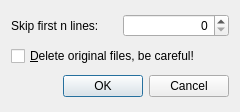
<?xml version="1.0" encoding="UTF-8"?>
<ui version="4.0">
 <class>ConcatenateOptionsDialog</class>
 <widget class="QDialog" name="ConcatenateOptionsDialog">
  <property name="geometry">
   <rect>
    <x>0</x>
    <y>0</y>
    <width>240</width>
    <height>112</height>
   </rect>
  </property>
  <property name="windowTitle">
   <string>Concatenate Files</string>
  </property>
  <property name="sizeGripEnabled">
   <bool>false</bool>
  </property>
  <property name="modal">
   <bool>true</bool>
  </property>
  <layout class="QVBoxLayout">
   <item>
    <layout class="QHBoxLayout">
     <item>
      <widget class="QLabel" name="label">
       <property name="text">
        <string>Skip first n lines:</string>
       </property>
      </widget>
     </item>
     <item>
      <widget class="QSpinBox" name="spinBox">
       <property name="alignment">
        <set>Qt::AlignRight|Qt::AlignTrailing|Qt::AlignVCenter</set>
       </property>
       <property name="maximum">
        <number>10000000</number>
       </property>
      </widget>
     </item>
    </layout>
   </item>
   <item>
    <widget class="QCheckBox" name="deleteOriginalFiles_checkBox">
     <property name="text">
      <string>&amp;Delete original files, be careful!</string>
     </property>
    </widget>
   </item>
   <item>
    <widget class="QDialogButtonBox" name="buttonBox">
     <property name="standardButtons">
      <set>QDialogButtonBox::Cancel|QDialogButtonBox::Ok</set>
     </property>
    </widget>
   </item>
  </layout>
 </widget>
 <tabstops>
  <tabstop>deleteOriginalFiles_checkBox</tabstop>
 </tabstops>
 <resources/>
 <connections/>
</ui>
